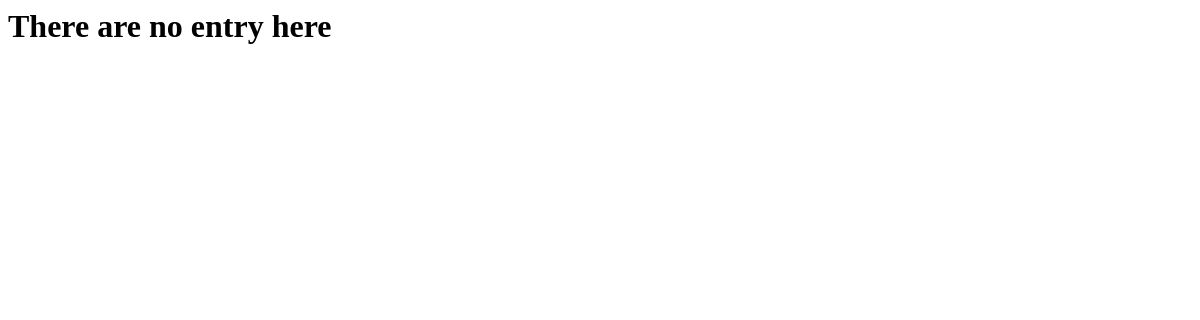
Before: /view_data/ with the older database file.
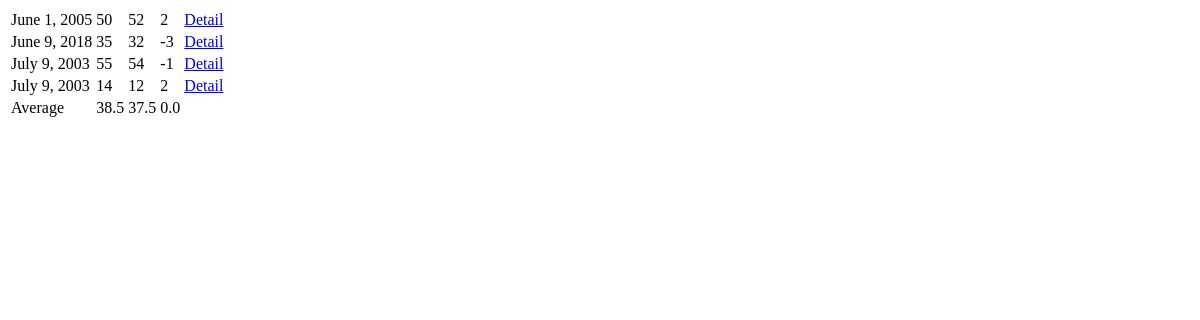
After: the same page with the newer database file.
### weight_tracker/models.py (models this page shows)
class WeightEntry(models.Model):
	data_date = models.DateField(auto_now_add=True)
	min_weight = models.IntegerField(default=0)
	max_weight = models.IntegerField(default=0)
	variance = models.IntegerField(default=0)

### weight_tracker/views.py (the view)
# urls.py: path('view_data/', view_entries),
def view_entries(request):
	weight_data = WeightEntry.objects.order_by(Trunc('data_date', 'date', output_field=DateField()).desc())
	total_min_weight = 0
	total_max_weight = 0
	total_variance = 0
	data_count = 0
	if weight_data:
		for wd in weight_data:
			total_min_weight += wd.min_weight
			total_max_weight += wd.max_weight
			total_variance += wd.variance
			data_count += 1
		total_max_weight /= data_count
		total_min_weight /= data_count
		total_variance /= data_count
	return render(request, 'weight_tracker/view_data.html', {'weight_data' : weight_data, 'avg_min' : total_min_weight, 'avg_max' : total_max_weight, 'avg_var' : total_variance})

### weight_tracker/templates/weight_tracker/view_data.html
{% if weight_data %}
	<table>
		{% for entry in weight_data %}
		<tr>
			<td>{{entry.data_date}}</td>
			<td>{{entry.min_weight}}</td>
			<td>{{entry.max_weight}}</td>
			<td>{{entry.variance}}</td>
			<td><a href="{% url 'detail' entry.id %}">Detail</a></td>
		</tr>
		{% endfor %}
		<tr>
			<td>Average</td>
			<td>{{avg_min}}</td>
			<td>{{avg_max}}</td>
			<td>{{avg_var}}</td>
		</tr>
	</table>
{%  else %}
	<h1> There are no entry here</h1>
{% endif %}

Changed rows visible on the page:
added WeightEntry: data_date "June 1, 2005", min_weight "50", max_weight "52", variance "2"
added WeightEntry: data_date "June 9, 2018", min_weight "35", max_weight "32", variance "-3"
added WeightEntry: data_date "July 9, 2003", min_weight "55", max_weight "54", variance "-1"
added WeightEntry: data_date "July 9, 2003", min_weight "14", max_weight "12", variance "2"
Other visible differences:
{{ avg_min }}: (not shown) → "38.5"
{{ avg_max }}: (not shown) → "37.5"
{{ avg_var }}: (not shown) → "0.0"
text no longer shown: "There are no entry here"
text now shown: "Average"
